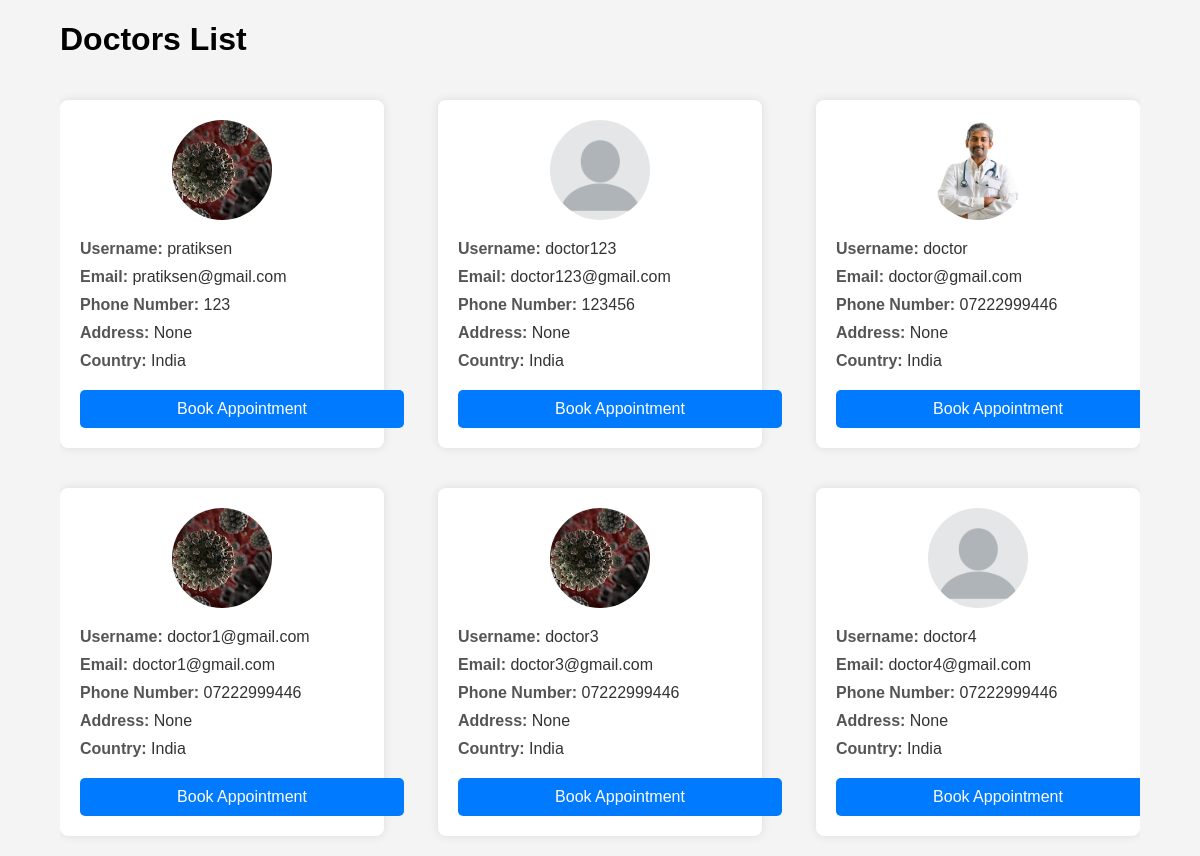
/doctor_list/, run on an earlier commit of the app's database.
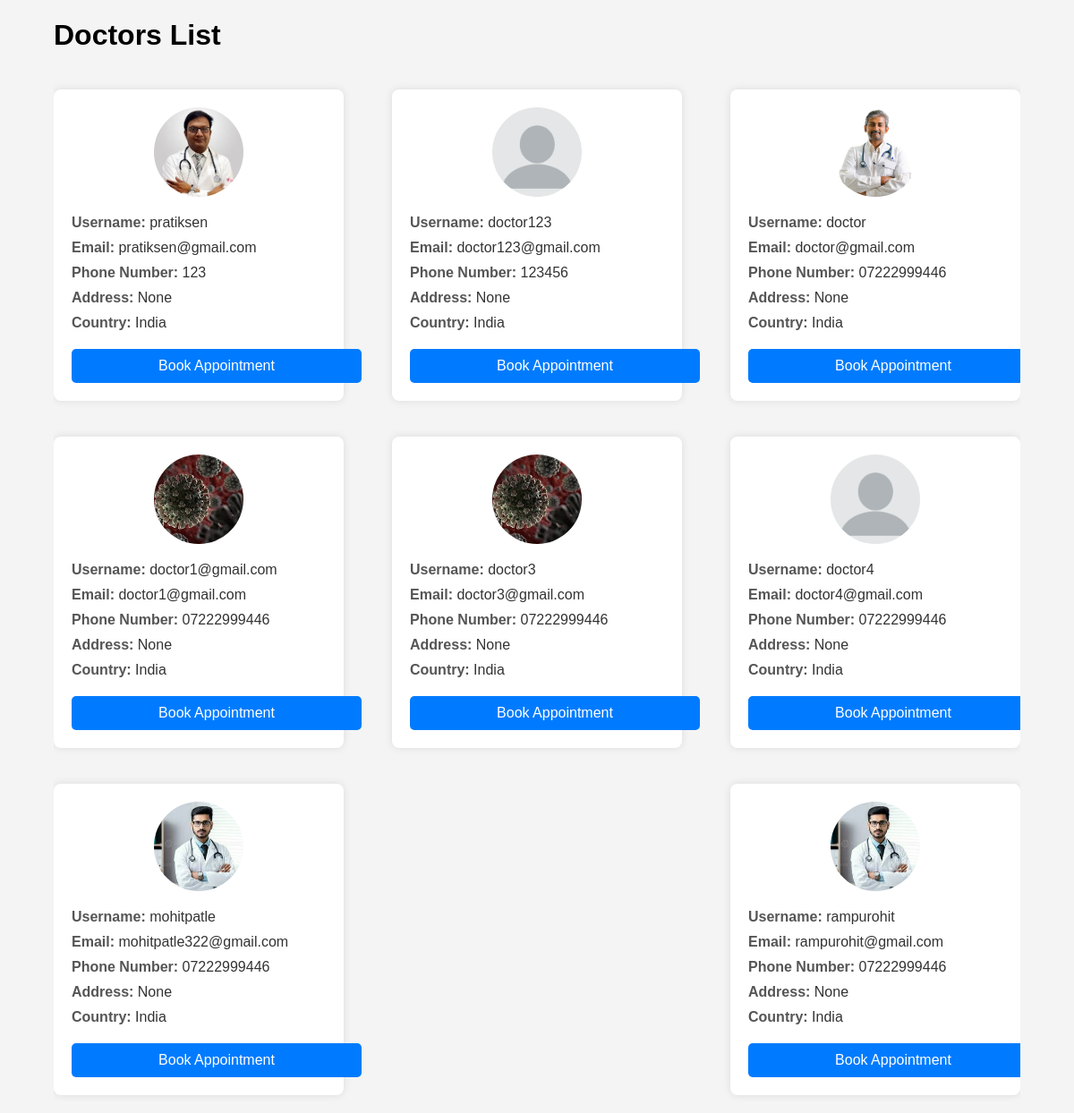
And on a later commit of the database.
### accounts/models.py (models this page shows, shortened)
class User(AbstractBaseUser,PermissionsMixin):
    DOCTOR = 1
    PATIENT = 2
    ROLE_CHOICE = (
        (DOCTOR,'Doctor'),
        (PATIENT,'Patient'),
    )
    first_name = models.CharField(max_length=50)
    last_name = models.CharField(max_length=50)
    username = models.CharField(max_length=50,unique=True)
    email = models.EmailField(max_length=100,unique=True)
    phone_number = models.CharField(max_length=12,blank=True)
    role = models.PositiveSmallIntegerField(choices=ROLE_CHOICE,blank=True,null=True)
    address = models.CharField(max_length=250,blank=True,null=True)
    country = models.CharField(max_length=15,blank=True,null=True)
    state = models.CharField(max_length=15,blank=True,null=True)
    city = models.CharField(max_length=15,blank=True,null=True)
    pin_code = models.CharField(max_length=6,blank=True,null=True)
    date_joined = models.DateTimeField(auto_now_add=True)
    last_login = models.DateTimeField(auto_now_add=True)
    create_date = models.DateTimeField(auto_now_add=True)
    modified_date = models.DateTimeField(auto_now_add=True)
    is_admin = models.BooleanField(default=False)
    is_staff = models.BooleanField(default=False)
    is_active = models.BooleanField(default=False)
    is_superadmin = models.BooleanField(default=False)
    groups = models.ManyToManyField(
        'auth.Group',
        related_name='custom_user_set',  # Custom related_name
        blank=True,
        help_text=('The groups this user belongs to. A user will get all permissions granted to each of their groups.'),
        verbose_name=('groups'),
    )
    user_permissions = models.ManyToManyField(
        'auth.Permission',
        related_name='custom_user_set',  # Custom related_name
        blank=True,
        help_text=('Specific permissions for this user.'),
        verbose_name=('user permissions'),
    )
    USERNAME_FIELD = 'email'
    REQUIRED_FIELDS = ['username','first_name','last_name']
    objects = UserManager()

class Doctor(models.Model):
    user = models.OneToOneField(User, on_delete=models.CASCADE)
    profile_picture = models.ImageField(upload_to='Doctor_profile/', blank=True, null=True)
    speciality = models.CharField(max_length=100)

### accounts/views.py (the view)
# urls.py: path('doctor_list/',views.doctor_list,name='doctor_list'),
def doctor_list(request):
    user = User.objects.filter(role=User.DOCTOR)
    print(user[0].doctor.profile_picture.url)
    context = {
        'user':user
    }
    return render(request, 'doctor_list.html',context)

### templates/doctor_list.html (shortened to what this page needs)
{% load static %}
<!DOCTYPE html>
<html lang="en">
<head>
</head>
<body>
    <div class="container">
        <h1>Doctors List</h1>
        <div class="doctor-list">
            {% for doc in user %}
                <div class="doctor-item">
                    {% if doc.doctor.profile_picture %}
                    <img src="{{ doc.doctor.profile_picture.url }}" alt="{{ doc.username }}" class="doctor-image">
                    {% else %}
                    <img src="{% static 'custom/custom_img.png' %}" alt="{{ doc.username }}" class="doctor-image">
                    {% endif %}
                    <div class="doctor-info">
                        <span class="info-label">Username: </span><span class="info-value">{{ doc.username }}</span>
                    </div>
                    <div class="doctor-info">
                        <span class="info-label">Email: </span><span class="info-value">{{ doc.email }}</span>
                    </div>
                    <div class="doctor-info">
                        <span class="info-label">Phone Number: </span><span class="info-value">{{ doc.phone_number }}</span>
                    </div>
                    <div class="doctor-info">
                        <span class="info-label">Address: </span><span class="info-value">{{ doc.address }}</span>
                    </div>
                    <div class="doctor-info">
                        <span class="info-label">Country: </span><span class="info-value">{{ doc.country }}</span>
                    </div>
                    <a href="{% url 'book_appointment' doc.id %}" class="book-appointment">Book Appointment</a>
                </div>
            {% endfor %}
        </div>
    </div>
</body>
</html>

### templates/doctor_list.html (style rules this page uses)
body { font-family: Arial, sans-serif; background-color: #f4f4f4; margin: 0; padding: 0; }
.container { width: 90%; margin: auto; overflow: hidden; }
.doctor-list { display: flex; flex-wrap: wrap; justify-content: space-between; }
.doctor-item { background: #fff; padding: 20px; margin: 20px 0; border-radius: 8px; box-shadow: 0 0 10px rgba(0, 0, 0, 0.1); text-align: left; flex: 0 0 30%; box-sizing: border-box; }
.doctor-image { width: 100px; height: 100px; border-radius: 50%; object-fit: cover; display: block; margin: 0 auto 20px; }
.doctor-info { margin-bottom: 10px; }
.info-label { font-weight: bold; color: #555; }
.info-value { color: #333; }
.book-appointment { display: inline-block; padding: 10px 20px; margin-top: 10px; font-size: 16px; color: #fff; background-color: #007BFF; border: none; border-radius: 5px; cursor: pointer; text-decoration: none; text-align: center; width: 100%; }

What changed in the data, as far as the page shows it:
changed User "pratiksen": doctor.profile_picture: a different picture
added User: doctor.profile_picture (picture), username "mohitpatle", email "mohitpatle322@gmail.com", phone_number "07222999446", address "None", country "India"
added User: doctor.profile_picture (picture), username "rampurohit", email "rampurohit@gmail.com", phone_number "07222999446", address "None", country "India"
